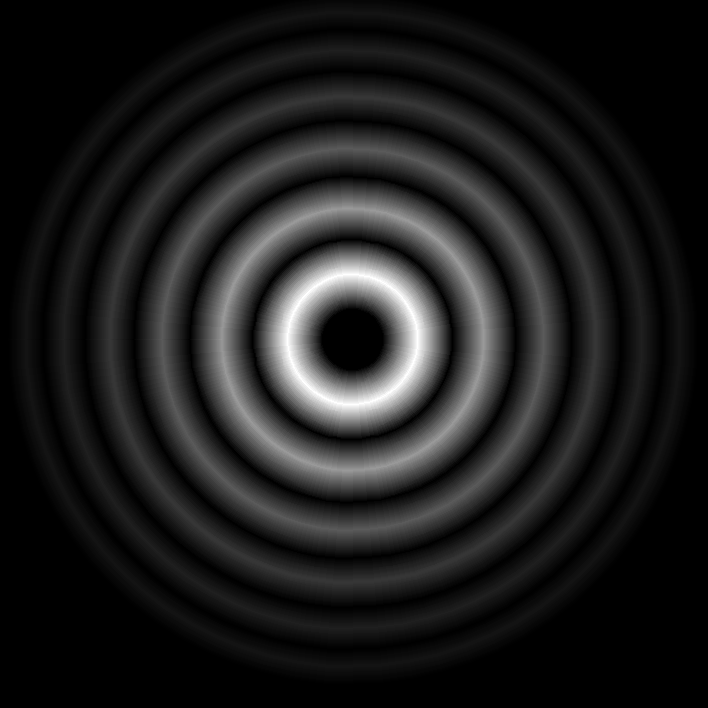
#> input picture opencv_image/bang_2.png, 708 x 708 px
$ python test_image.py
#> lines starting #> are read from the running program, lines starting #| are printed output that depends on the picture; after the words box and inside, x2 and y2 are one past the last pixel; in counts of white or black regions, pixels touching at a corner belong together


## test_image.py


import numpy as np
import cv2
from time import time, sleep


# Variable globale qu'il ne faut pas modifier
LARG = 1200
HAUT = 800
# IMG est modifiée dans bitwise_operations
IMG = "bang_2.png"


def load_image_gray(image):
    """Chargement de l'image en gris."""
#> called with image = 'bang_2.png'

    return cv2.imread(image, 0)
#> returned value is the input picture: shape (708, 708); min 0, max 255, mean 28.9

def load_image_RVB(image):
    """Chargement de l'image en RVB"""

    return cv2.imread(image, 1)

def set_resolution(img, res):

    return cv2.resize(img, res, interpolation = cv2.INTER_AREA)

def scale_image(img, k):

    return cv2.resize(   img,
                        None,
                        fx=k,
                        fy=k,
                        interpolation=cv2.INTER_CUBIC)

def grab_image():
    """See below example for a shift of (100,50)"""

    img = cv2.imread('messi5.jpg', 0)
    rows,cols = img.shape

    M = np.float32([[1, 0, 100], [0, 1, 50]])
    dst = cv2.warpAffine(img, M, (cols, rows))

    cv2.imshow('img', dst)
    cv2.waitKey(0)
    cv2.destroyAllWindows()

def add_image(img1, img2):
    """Uniquement si taille images identiques"""

    img1 = cv2.add(img1, img2)
    return img1

def get_black_image():
    return np.zeros((HAUT, LARG, 1), np.uint8)

def display_image_bad(black, img):

    t_print = time()
    freq = 0

    print("Affichage des images superposées bad")

    k = 0.95
    while "Pas d'appui sur Echap":
        img = bitwise_operations(black, img)
        # Scale pour la prochaine boucle
        img = scale_image(img, k)

        # Affichage de l'image
        cv2.imshow('bang', img)

        freq += 1

        if time() - t_print > 1:
            print("Fréquence =", int(freq))
            t_print, freq = time(), 0

        # wait for esc key to exit
        key = np.int16(cv2.waitKey(33))  # défini ma fréquence maxi ~30 fps
        if key == 27:  # Echap
            break

def display_image(img):
    """img = image avec les ondes blanches"""

    t_print = time()
    freq = 0

    print("Affichage des images superposées")

    k = 0.95
    while "Pas d'appui sur Echap":
        blk = get_black_image()
        # Scale de
        img = scale_image(img, k)
        img = bitwise_operations(blk, img)

        # Affichage de l'image
        cv2.imshow('bang', img)

        freq += 1

        if time() - t_print > 1:
            print("Fréquence =", int(freq))
            t_print, freq = time(), 0

        # wait for esc key to exit
        key = np.int16(cv2.waitKey(33))  # défini ma fréquence maxi ~30 fps
        if key == 27:  # Echap
            break

def bitwise_operations(img1, img2):
    """bitwise de img2 sur img1."""

    # I want to put logo on top-left corner, So I create a ROI
    try:
        rows, cols, channels = img2.shape
    except:
        rows, cols = img2.shape
#> rows = 708; cols = 708

    roi = img1[0:rows, 0:cols]
#> roi: shape (708, 708, 1); every value is 0

    # Now create a mask of logo and create its inverse mask also
    #img2gray = cv2.cvtColor(img2, cv2.COLOR_BGR2GRAY)
    img2gray = img2
    ret, mask = cv2.threshold(img2gray, 10, 255, cv2.THRESH_BINARY)
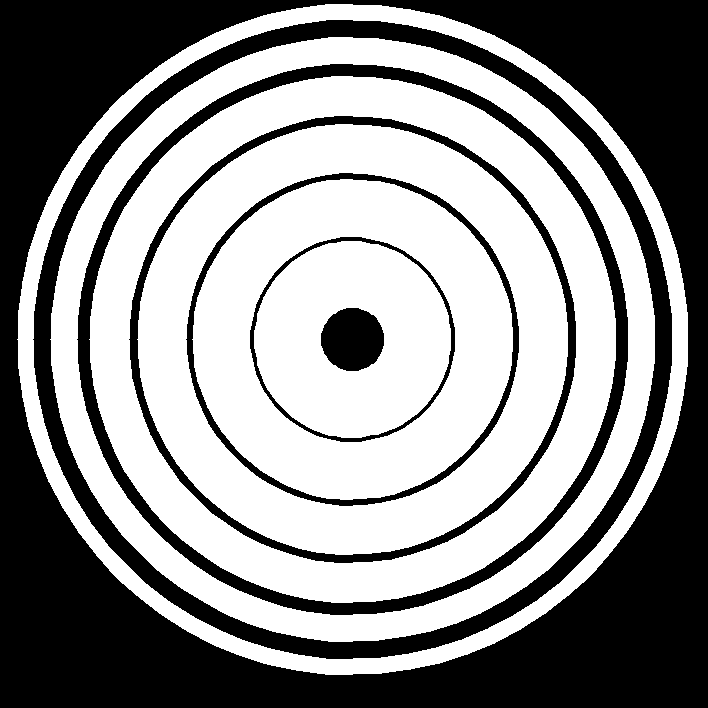
#> mask: shape (708, 708); 55.4% white; 7 black regions, largest, box (x1, y1, x2, y2) and area: (0, 0, 708, 708) 148047, (33, 20, 672, 659) 33137, (77, 64, 628, 615) 20144
    mask_inv = cv2.bitwise_not(mask)

    # Now black-out the area of logo in ROI
    img1_bg = cv2.bitwise_and(roi, roi, mask=mask_inv)

    # Take only region of logo from logo image.
    img2_fg = cv2.bitwise_and(img2gray, img2gray, mask=mask)

    # Put logo in ROI and modify the main image
    dst = cv2.add(img1_bg, img2_fg)
    # L'exemple de la doc opencv serait fausse !
    #img1[0:rows, 0:cols] = dst
    # Shape 2 pour dst, 3 pour img1
    img1[0:rows, 0:cols, 0] = dst
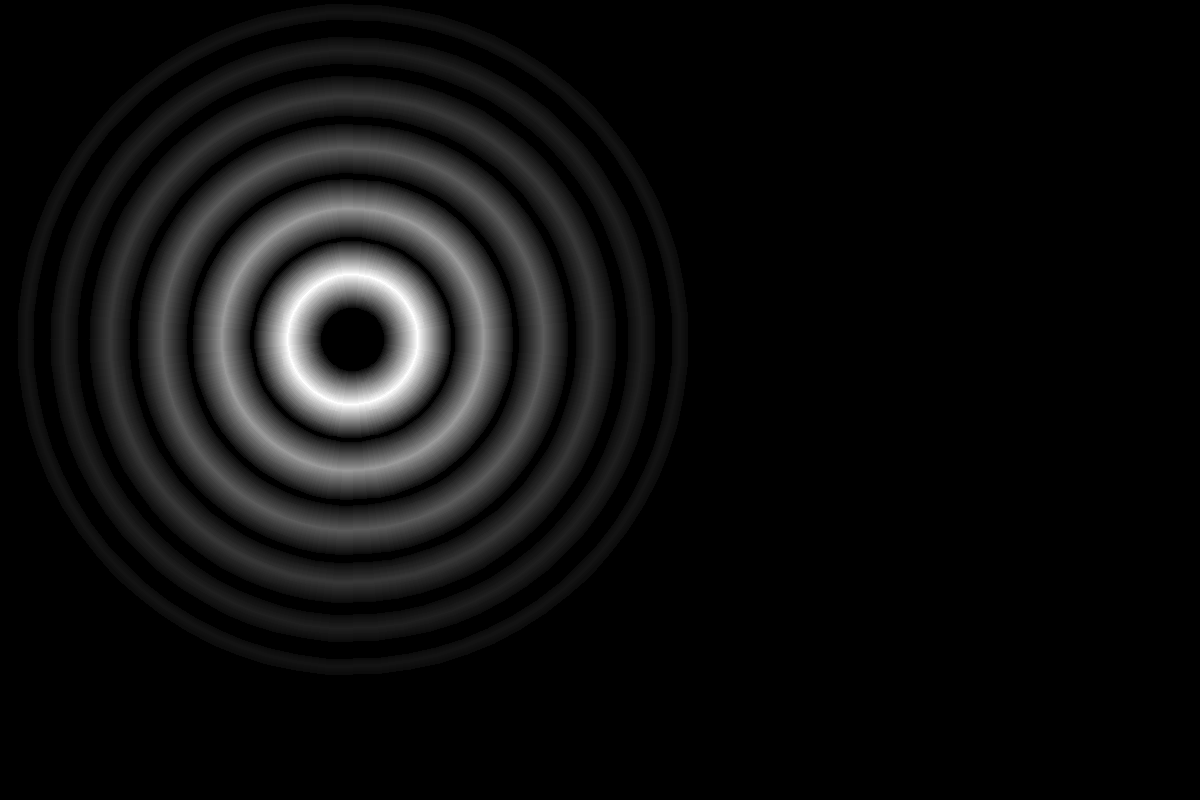
#> img1: shape (800, 1200, 1); min 0, max 255, mean 14.6

    return img1

def test():
    print("Test bitwise = bit à bit")
    img = load_image_gray(IMG)
    blk = get_black_image()
    display_image_bad(blk, img)
#> (key Esc is pressed here)
    display_image(img)
#> in bitwise_operations (call 2), `roi = img1[0:rows, 0:cols]`: roi: shape (673, 673, 1); every value is 0
#> in bitwise_operations (call 2), `ret, mask = cv2.threshold(img2gray, 10, 255, cv2.THRESH_BINARY)`:
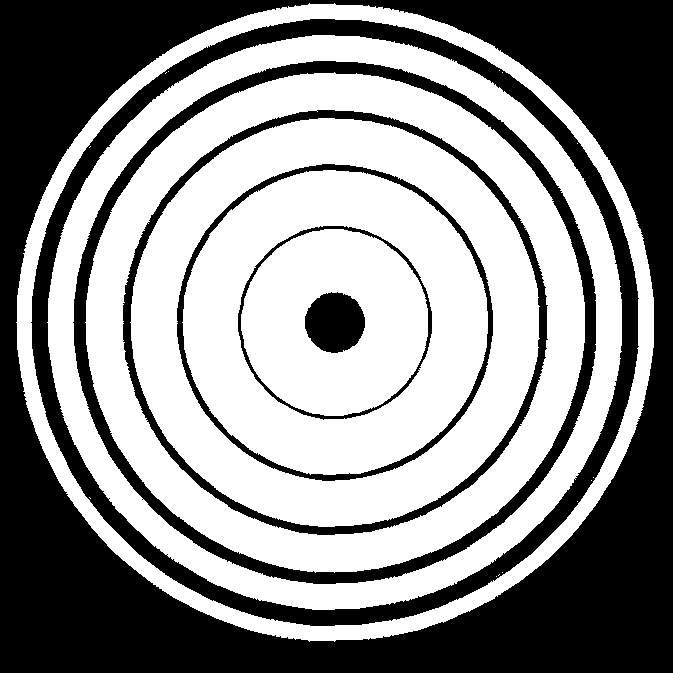
#> mask: shape (673, 673); 55.3% white; 7 black regions, largest, box (x1, y1, x2, y2) and area: (0, 0, 673, 673) 134083, (31, 19, 639, 626) 29784, (73, 61, 596, 584) 18557
#> in bitwise_operations (call 2), `img1[0:rows, 0:cols, 0] = dst`:
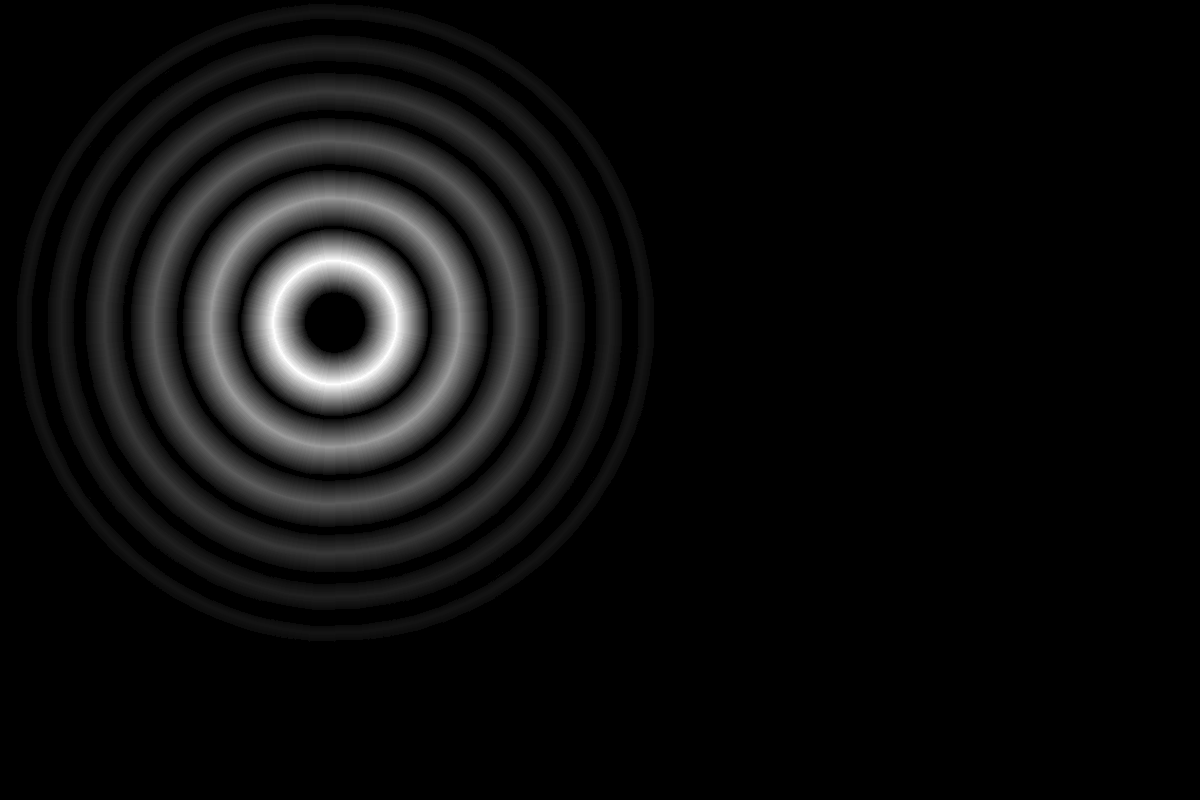
#> img1: shape (800, 1200, 1); min 0, max 255, mean 13.2
#> (key Esc is pressed here)

if __name__ == "__main__":
    test()

$ run again, with opencv_image/bang_3.png copied over opencv_image/bang_2.png
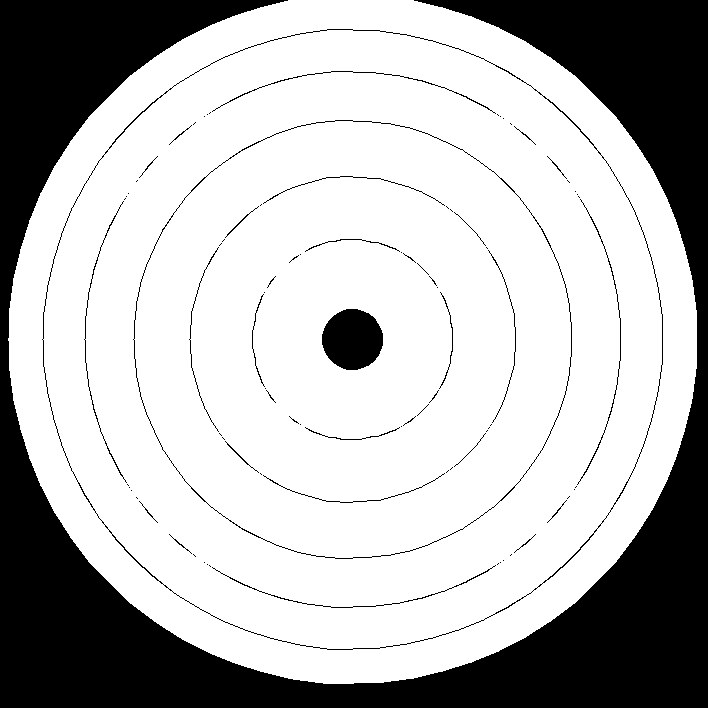
#> input picture opencv_image/bang_3.png, 708 x 708 px
#> roi: shape (708, 708, 1); every value is 0
#> mask_inv: shape (708, 708); 27.6% white; 90 white regions (62 under 20 px), largest, box (x1, y1, x2, y2) and area: (0, 0, 708, 708) 128890, (322, 309, 383, 370) 2908, (42, 29, 663, 650) 2019
#> img1: shape (800, 1200, 1); 37.8% white; 1 white region, box (x1, y1, x2, y2) and area: (8, 0, 697, 684) 362971
#> roi: shape (673, 673, 1); every value is 0
#> in bitwise_operations (call 2), `ret, mask = cv2.threshold(img2gray, 10, 255, cv2.THRESH_BINARY)`:
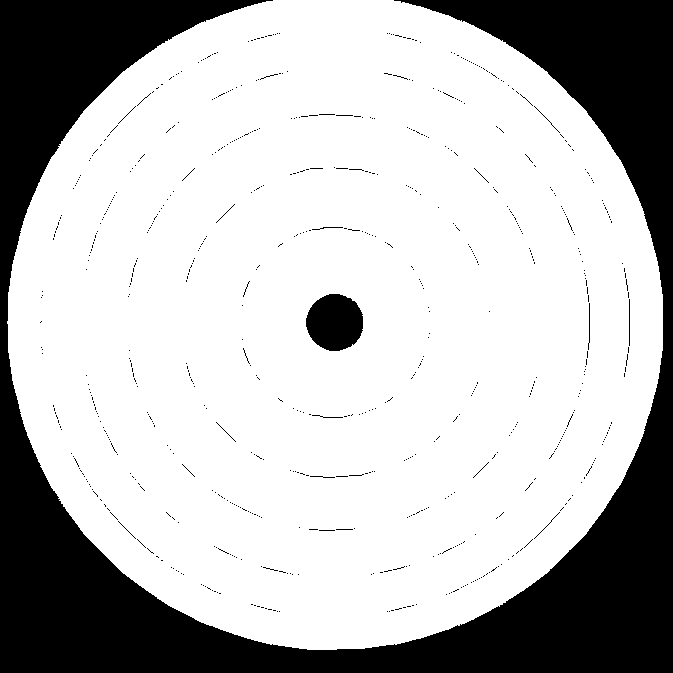
#> mask: shape (673, 673); 73.4% white; 746 black regions (736 under 20 px), largest, box (x1, y1, x2, y2) and area: (0, 0, 673, 673) 115943, (306, 294, 363, 351) 2548, (629, 299, 630, 346) 47
#> in bitwise_operations (call 2), `img1[0:rows, 0:cols, 0] = dst`:
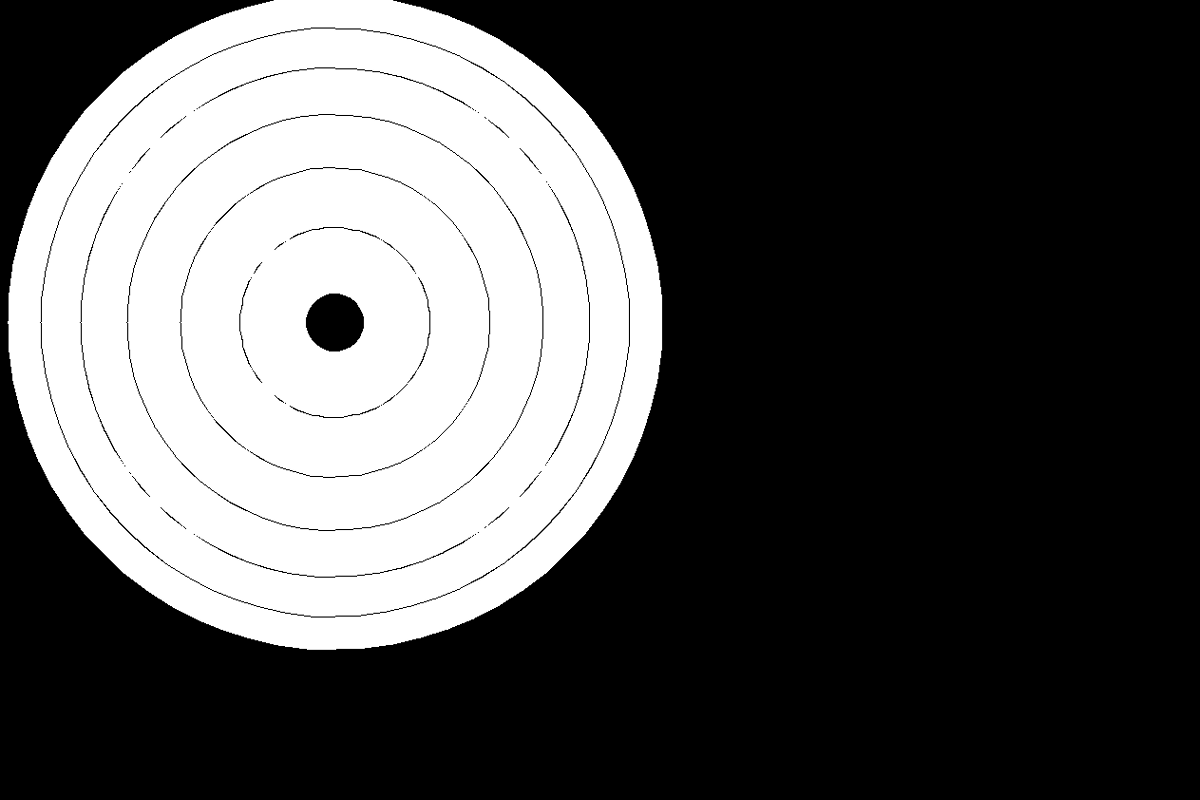
#> img1: shape (800, 1200, 1); min 0, max 255, mean 86.8
